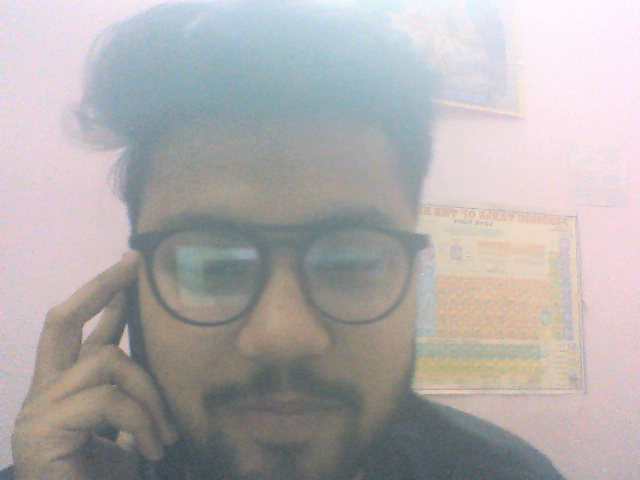
#> input picture frame0.png, 640 x 480 px, given in place of the camera
$ python face_my.py
#> lines starting #> are read from the running program, lines starting #| are printed output that depends on the picture
# Write a Python Script that captures images from your webcam video stream
# Extracts all Faces from the image frame (using haarcascades)
# Stores the Face information into numpy arrays

# 1. Read and show video stream, capture images
# 2. Detect Faces and show bounding box (haarcascade)
# 3. Flatten the largest face image(gray scale) and save in a numpy array
# 4. Repeat the above for multiple people to generate training data


import cv2
import numpy as np

#Init Camera
cap = cv2.VideoCapture(0)

# Face Detection
face_cascade = cv2.CascadeClassifier("haarcascade_frontalface_alt.xml")

skip = 0
face_data = []
dataset_path = './data/'
file_name = input("Enter the name of the person : ")
#> the answer given: frame0.png
while True:
	ret,frame = cap.read()
#> frame is the input picture: shape (480, 640, 3); mean B, G, R 172.3, 172.5, 176.5

	if ret==False:
		continue

	gray_frame = cv2.cvtColor(frame,cv2.COLOR_BGR2GRAY)
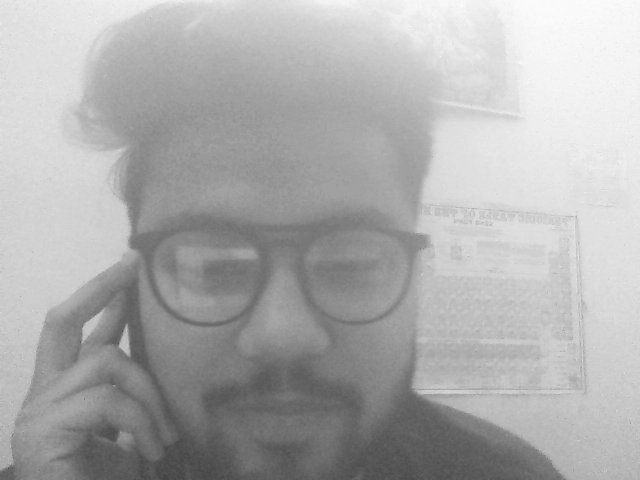
#> gray_frame: shape (480, 640); min 66, max 251, mean 173.7

	faces = face_cascade.detectMultiScale(frame,1.1,5)
#> faces = ()
	print(faces)
	# if len(faces)==0:
	# 	continue

	faces = sorted(faces,key=lambda f:f[2]*f[3])
#> faces = []

	# # Pick the last face (because it is the largest face acc to area(f[2]*f[3]))
	for face in faces[-1:]:
		x,y,w,h = face
		cv2.rectangle(frame,(x,y),(x+w,y+h),(0,255,255),2)


		#Extract (Crop out the required face) : Region of Interest
		offset = 10
		face_section = frame[y-offset:y+h+offset,x-offset:x+w+offset]
		face_section = cv2.resize(face_section,(100,100))

		skip+= 1
		if skip%10==0:
			face_data.append(face_section)
			print(len(face_data))
#> this loop made 0 passes
#> after the loop, face_data = []; skip = 0


	cv2.imshow("Frame",frame)
#> (the run stopped early here; a loop or call above may not have finished)

$ run again, on frame300.png
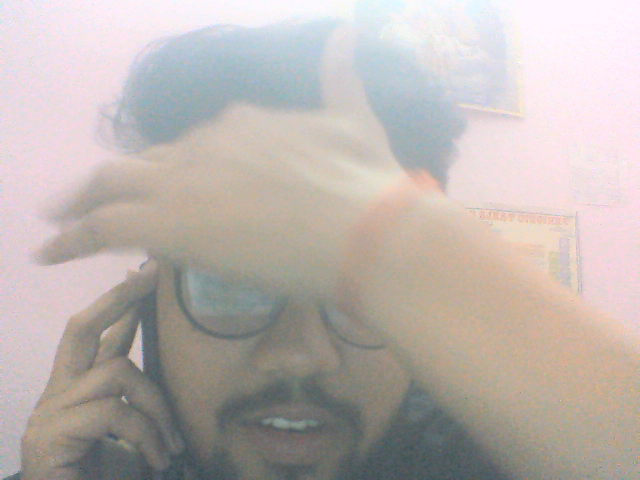
#> input picture frame300.png, 640 x 480 px, given in place of the camera
#> frame is the input picture: shape (480, 640, 3); mean B, G, R 175.7, 179.6, 188.2
#> `gray_frame = cv2.cvtColor(frame,cv2.COLOR_BGR2GRAY)`:
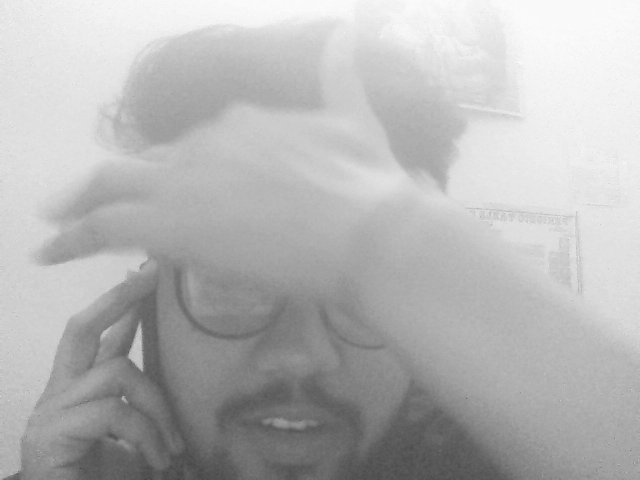
#> gray_frame: shape (480, 640); min 64, max 251, mean 181.7
#> `faces = face_cascade.detectMultiScale(frame,1.1,5)`: faces = ()
#> `faces = sorted(faces,key=lambda f:f[2]*f[3])`: faces = []
#> after the loop `for face in faces[-1:]:`: skip = 0

$ run again, on frame600.png
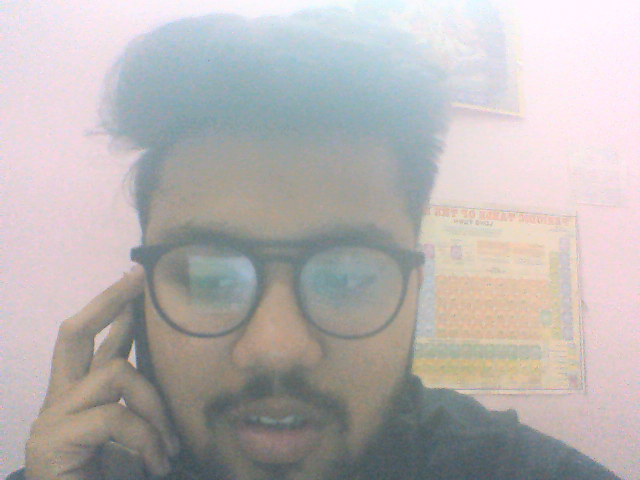
#> input picture frame600.png, 640 x 480 px, given in place of the camera
#> frame is the input picture: shape (480, 640, 3); mean B, G, R 178.1, 178.8, 183.7
#> `gray_frame = cv2.cvtColor(frame,cv2.COLOR_BGR2GRAY)`:
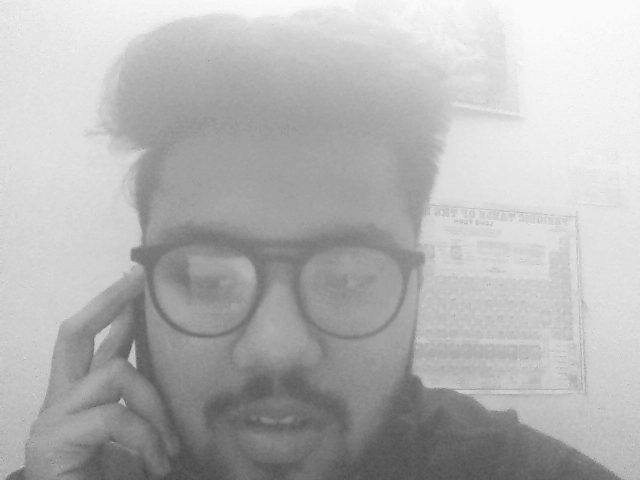
#> gray_frame: shape (480, 640); min 73, max 251, mean 180.2
#> `faces = face_cascade.detectMultiScale(frame,1.1,5)`: faces = ()
#> `faces = sorted(faces,key=lambda f:f[2]*f[3])`: faces = []
#> after the loop `for face in faces[-1:]:`: skip = 0
